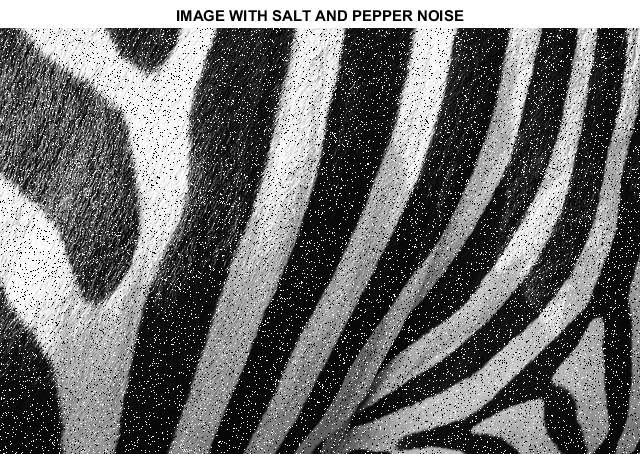
#> input picture Smoothing&SharpeningImageInput.png, 640 x 454 px, found by its file name
$ python 'Smoothing&SharpeningImage.py'
#> lines starting #> are read from the running program, lines starting #| are printed output that depends on the picture
#> further down, image is the input picture: shape (454, 640, 3); min 0, max 255, mean 110.5
# Key Concepts
# 1. Image Smoothing:
#    - Smoothing reduces noise or details in an image by averaging pixel intensities in a local neighborhood defined by the kernel size.
#    - Implemented using Gaussian Blur, which applies a Gaussian function to weight pixels, providing a smooth and natural blurring effect.

# 2. Image Sharpening:
#    - Enhances edges and fine details in an image by combining the original image and a blurred version.
#    - Achieved using the formula: text{sharpened} = (1 + amount) x image - amount x blurred.
#    - Where:
#      - amount determines the intensity of sharpening.
#      - A Gaussian blur is used to smooth the image before subtracting it.

# Code Explanation
# 1. Sharpening Function (sharpen_image_selva):
# - Input Parameters:
#      - `image`: Input image.
#      - `kernel_size`: Size of the Gaussian kernel used for blurring (default: 5 x 5)).
#      - `amount`: Sharpening intensity (default: (1.0)).

#    - Steps:
#      1. Blur the image using `cv2.GaussianBlur`.
#      2. Combine the original image and the blurred image using `cv2.addWeighted`.

# 2. Smoothing Function (smooth_image_selva):
#    - Input Parameters:
#      - `image`: Input image.
#      - `kernel_size`: Size of the Gaussian kernel (default: (5 x 5)).

#      - Steps:
#      1. Apply Gaussian blur directly using `cv2.GaussianBlur`.

# 3. Main Execution:
#    - Reads the input image using `cv2.imread`.
#    - Verifies if the image was successfully loaded.
#    - Applies:
#      - Sharpening: Creates a sharpened version of the image.
#      - Smoothing: Creates a smoothed (blurred) version of the image.
#      - Displays the original, sharpened, and smoothed images using `cv2_imshow` (specific to Google Colab).

# 4. Error Handling:
#    - Ensures the input image path is correct and readable.

# ---

# Adjusting Parameters
# 1.Sharpening:
#    - Increase `amount` for more pronounced sharpening.
#    - Decrease `amount` for subtle sharpening.

# 2. Smoothing:
#    - Increase the kernel size (e.g., (11 x 11)) for stronger blurring.
#    - Decrease the kernel size (e.g., (3 x 3)) for mild smoothing.

# ---

import cv2
import numpy as np
import matplotlib.pyplot as plt

def sharpen_image_selva(image, kernel_size=(5, 5), amount=1.0):
    # Apply Gaussian Blur
#> called with kernel_size = (5, 5), amount = 1.5
    blurred = cv2.GaussianBlur(image, kernel_size, 0)
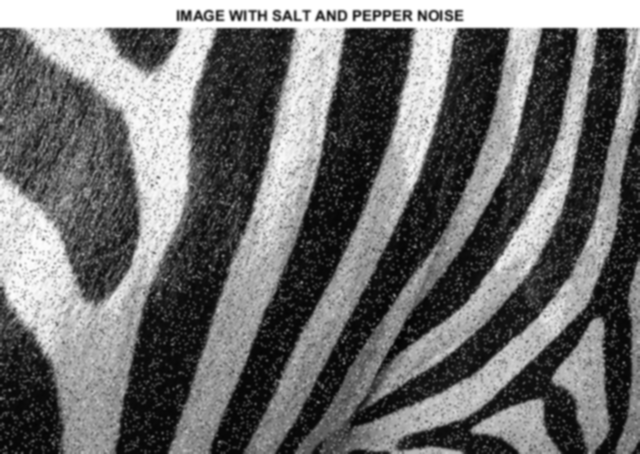
#> blurred: shape (454, 640, 3); min 3, max 255, mean 110.5
    # Sharpen the image
    sharpened = cv2.addWeighted(image, 1 + amount, blurred, -amount, 0)
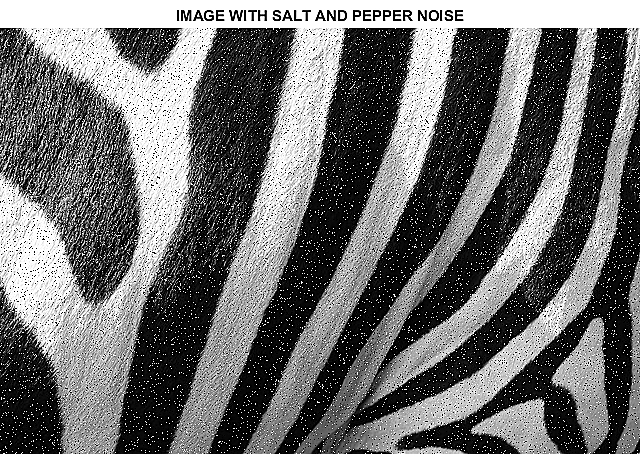
#> sharpened: shape (454, 640, 3); min 0, max 255, mean 109.9
    return sharpened

def smooth_image_selva(image, kernel_size=(5, 5)):
    # Apply Gaussian Blur (Smoothing)
#> called with kernel_size = (7, 7)
    return cv2.GaussianBlur(image, kernel_size, 0)

if __name__ == "__main__":
    # Replace with the path to your image
    input_image_path = "C:/Users/somes/PycharmProjects/DIP/Smoothing&SharpeningImageInput.png"

    # Read the input image
    image = cv2.imread(input_image_path)

    if image is None:
        print("Error: Unable to read the input image.")
    else:
        # Perform image sharpening with an amount of 1.5 and kernel size of (5, 5)
        sharpened_image = sharpen_image_selva(image, kernel_size=(5, 5), amount=1.5)

        # Perform image smoothing (blurring) with kernel size (7, 7)
        smoothed_image = smooth_image_selva(image, kernel_size=(7, 7))

        # Convert images to RGB for displaying with matplotlib (since OpenCV loads images in BGR)
        image_rgb = cv2.cvtColor(image, cv2.COLOR_BGR2RGB)
        sharpened_image_rgb = cv2.cvtColor(sharpened_image, cv2.COLOR_BGR2RGB)
        smoothed_image_rgb = cv2.cvtColor(smoothed_image, cv2.COLOR_BGR2RGB)

        # Plot all images in one figure using matplotlib
        plt.figure(figsize=(15, 5))  # Set the figure size

        # Display Original Image
        plt.subplot(1, 3, 1)  # 1 row, 3 columns, 1st image
        plt.imshow(image_rgb)
        plt.title("Original Image")
        plt.axis("off")

        # Display Sharpened Image
        plt.subplot(1, 3, 2)  # 1 row, 3 columns, 2nd image
        plt.imshow(sharpened_image_rgb)
        plt.title("Sharpened Image")
        plt.axis("off")

        # Display Smoothed Image
        plt.subplot(1, 3, 3)  # 1 row, 3 columns, 3rd image
        plt.imshow(smoothed_image_rgb)
        plt.title("Smoothed Image")
        plt.axis("off")

        # Show all images in a single figure
        plt.tight_layout()
        plt.show()
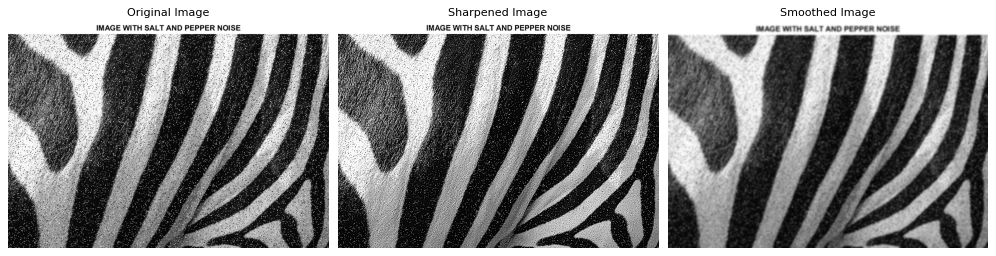
#> figure drawn by matplotlib, 3 panels


# Spatial Domain Filters:
# In digital image processing, **spatial domain filters** are techniques applied directly on the pixels of an image to achieve specific transformations or enhancements.
# These filters operate in the spatial domain, meaning they process the image by manipulating the pixel values at specific locations (spatial coordinates) based on their neighbors.

# Key Concepts

# 1. Spatial Domain:
#    - Refers to the pixel space where the image intensity values are represented as a function of spatial coordinates (e.g., (f(x, y)), where (x) and (y) are the pixel positions).
# 2. Filtering in the Spatial Domain:
#    - Involves applying a kernel (a small matrix, often called a mask or filter) to each pixel and its neighbors to compute a new value for the pixel.


# Types of Spatial Domain Filters
# 1. Linear Filters:
# - Operate using convolution, applying a kernel uniformly across the image.
#    - Examples:
#      - Low-Pass Filters (Smoothing):
#        - Reduce noise or blur the image.
#        - Common filter: Gaussian blur.
#        - High-Pass Filters (Sharpening):
#        - Enhance edges or fine details.
#        - Common filter: Laplacian.

# 2.Non-Linear Filters:
#    - Use non-linear operations on the pixel values.
#    - Examples:
#      - Median Filter:
#        - Replaces each pixel with the median of its neighbors.
#        - Effective for removing salt-and-pepper noise.
#        - Bilateral Filter:
#        - Smooths the image while preserving edges.

# ---

# Advantages of Spatial Domain Filters
# 1. Intuitive Understanding:
#    - Operate directly on pixels, making the effects easy to visualize and interpret.

# 2. Versatility:
#    - Can be used for various tasks like smoothing, sharpening, edge detection, and noise removal.

# 3. Efficiency:
#    - Relatively simple to implement, especially for small kernels.

# Limitations
# 1. Artifacts:
#    - May introduce artifacts (e.g., ringing effects near edges with high-pass filters).

# 2. Global Features:
#    - Ineffective at capturing large-scale or global features in an image (e.g., periodic patterns).

# 3. Performance:
#    - Large kernel sizes can be computationally expensive.


# Applications
# 1. Image Enhancement:

#    - Smoothing to reduce noise or sharpening to enhance details.

# 2. Feature Extraction:

#    - Detecting edges, lines, and corners.
# 3. Noise Removal:
#    - Reducing unwanted noise while preserving essential details.

$ run again, with ImageProcessingInput.jpg saved as Smoothing&SharpeningImageInput.png
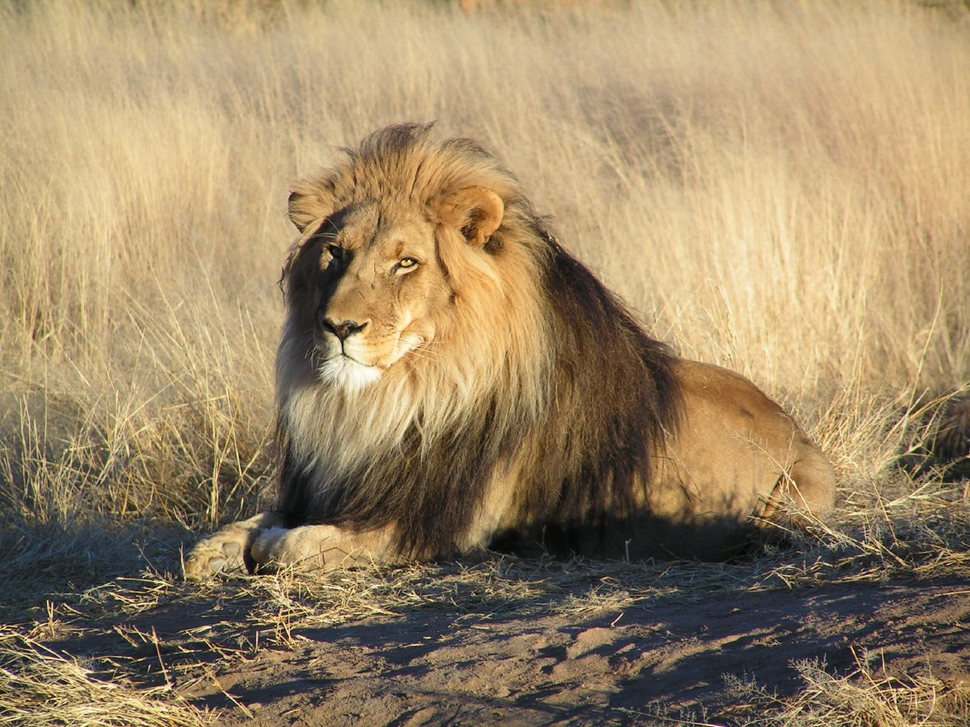
#> input picture ImageProcessingInput.jpg, 970 x 727 px, shrunk from 1280 x 960 before the run, found by its file name
#> image is the input picture: shape (727, 970, 3); mean B, G, R 102.3, 135.3, 156.2
#> `plt.show()`:
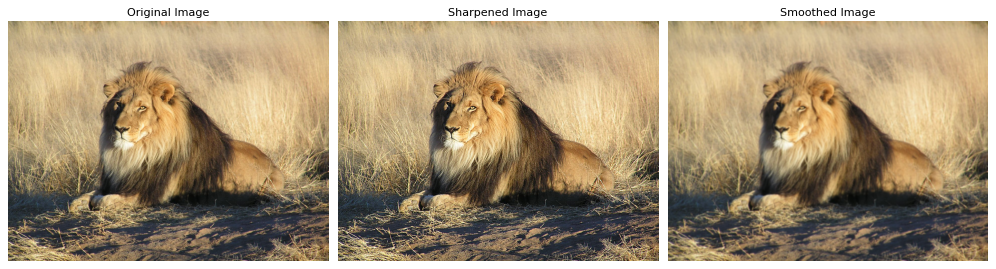
#> figure drawn by matplotlib, 3 panels
